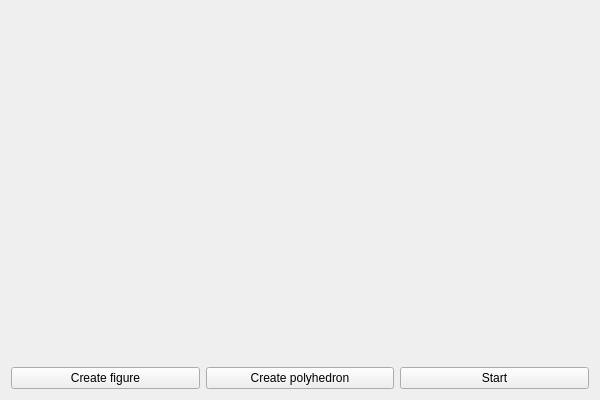
<?xml version="1.0" encoding="UTF-8"?>
<ui version="4.0">
 <class>Lab3gClass</class>
 <widget class="QMainWindow" name="Lab3gClass">
  <property name="geometry">
   <rect>
    <x>0</x>
    <y>0</y>
    <width>600</width>
    <height>400</height>
   </rect>
  </property>
  <property name="windowTitle">
   <string>Lab3g</string>
  </property>
  <widget class="QWidget" name="centralWidget">
   <layout class="QGridLayout" name="gridLayout_4">
    <item row="1" column="0">
     <layout class="QHBoxLayout" name="horizontalLayout">
      <item>
       <widget class="QPushButton" name="createF">
        <property name="text">
         <string>Create figure</string>
        </property>
       </widget>
      </item>
      <item>
       <widget class="QPushButton" name="createP">
        <property name="text">
         <string>Create polyhedron</string>
        </property>
       </widget>
      </item>
      <item>
       <widget class="QPushButton" name="Start">
        <property name="text">
         <string>Start</string>
        </property>
       </widget>
      </item>
     </layout>
    </item>
    <item row="0" column="0">
     <spacer name="verticalSpacer">
      <property name="orientation">
       <enum>Qt::Vertical</enum>
      </property>
      <property name="sizeHint" stdset="0">
       <size>
        <width>20</width>
        <height>40</height>
       </size>
      </property>
     </spacer>
    </item>
   </layout>
  </widget>
 </widget>
 <layoutdefault spacing="6" margin="11"/>
 <resources>
  <include location="Lab3g.qrc"/>
 </resources>
 <connections/>
</ui>
